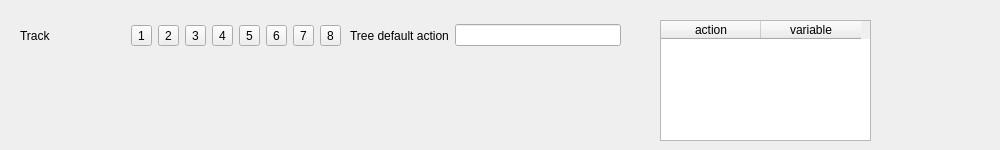
<?xml version="1.0" encoding="UTF-8"?>
<ui version="4.0">
 <class>MotionTreeEditorGui</class>
 <widget class="QWidget" name="MotionTreeEditorGui">
  <property name="geometry">
   <rect>
    <x>0</x>
    <y>0</y>
    <width>1000</width>
    <height>150</height>
   </rect>
  </property>
  <property name="windowTitle">
   <string>Form</string>
  </property>
  <widget class="QWidget" name="horizontalLayoutWidget">
   <property name="geometry">
    <rect>
     <x>20</x>
     <y>10</y>
     <width>321</width>
     <height>51</height>
    </rect>
   </property>
   <layout class="QHBoxLayout" name="horizontalLayout">
    <item>
     <widget class="QLabel" name="label">
      <property name="text">
       <string>Track</string>
      </property>
     </widget>
    </item>
    <item>
     <widget class="QToolButton" name="m_buttonTrack1">
      <property name="text">
       <string>1</string>
      </property>
      <property name="checkable">
       <bool>true</bool>
      </property>
      <attribute name="buttonGroup">
       <string notr="true">buttonGroup</string>
      </attribute>
     </widget>
    </item>
    <item>
     <widget class="QToolButton" name="m_buttonTrack2">
      <property name="text">
       <string>2</string>
      </property>
      <property name="checkable">
       <bool>true</bool>
      </property>
      <attribute name="buttonGroup">
       <string notr="true">buttonGroup</string>
      </attribute>
     </widget>
    </item>
    <item>
     <widget class="QToolButton" name="m_buttonTrack3">
      <property name="text">
       <string>3</string>
      </property>
      <property name="checkable">
       <bool>true</bool>
      </property>
      <attribute name="buttonGroup">
       <string notr="true">buttonGroup</string>
      </attribute>
     </widget>
    </item>
    <item>
     <widget class="QToolButton" name="m_buttonTrack4">
      <property name="text">
       <string>4</string>
      </property>
      <property name="checkable">
       <bool>true</bool>
      </property>
      <attribute name="buttonGroup">
       <string notr="true">buttonGroup</string>
      </attribute>
     </widget>
    </item>
    <item>
     <widget class="QToolButton" name="m_buttonTrack5">
      <property name="text">
       <string>5</string>
      </property>
      <property name="checkable">
       <bool>true</bool>
      </property>
      <attribute name="buttonGroup">
       <string notr="true">buttonGroup</string>
      </attribute>
     </widget>
    </item>
    <item>
     <widget class="QToolButton" name="m_buttonTrack6">
      <property name="text">
       <string>6</string>
      </property>
      <property name="checkable">
       <bool>true</bool>
      </property>
      <attribute name="buttonGroup">
       <string notr="true">buttonGroup</string>
      </attribute>
     </widget>
    </item>
    <item>
     <widget class="QToolButton" name="m_buttonTrack7">
      <property name="text">
       <string>7</string>
      </property>
      <property name="checkable">
       <bool>true</bool>
      </property>
      <attribute name="buttonGroup">
       <string notr="true">buttonGroup</string>
      </attribute>
     </widget>
    </item>
    <item>
     <widget class="QToolButton" name="m_buttonTrack8">
      <property name="text">
       <string>8</string>
      </property>
      <property name="checkable">
       <bool>true</bool>
      </property>
      <attribute name="buttonGroup">
       <string notr="true">buttonGroup</string>
      </attribute>
     </widget>
    </item>
   </layout>
  </widget>
  <widget class="QWidget" name="horizontalLayoutWidget_2">
   <property name="geometry">
    <rect>
     <x>350</x>
     <y>20</y>
     <width>271</width>
     <height>31</height>
    </rect>
   </property>
   <layout class="QHBoxLayout" name="horizontalLayout_2">
    <item>
     <widget class="QLabel" name="label_2">
      <property name="text">
       <string>Tree default action</string>
      </property>
     </widget>
    </item>
    <item>
     <widget class="QLineEdit" name="m_le_defaultAction"/>
    </item>
   </layout>
  </widget>
  <widget class="QTableWidget" name="tableWidget">
   <property name="geometry">
    <rect>
     <x>660</x>
     <y>20</y>
     <width>211</width>
     <height>121</height>
    </rect>
   </property>
   <column>
    <property name="text">
     <string>action</string>
    </property>
   </column>
   <column>
    <property name="text">
     <string>variable</string>
    </property>
   </column>
  </widget>
 </widget>
 <resources/>
 <connections/>
 <buttongroups>
  <buttongroup name="buttonGroup"/>
 </buttongroups>
</ui>
